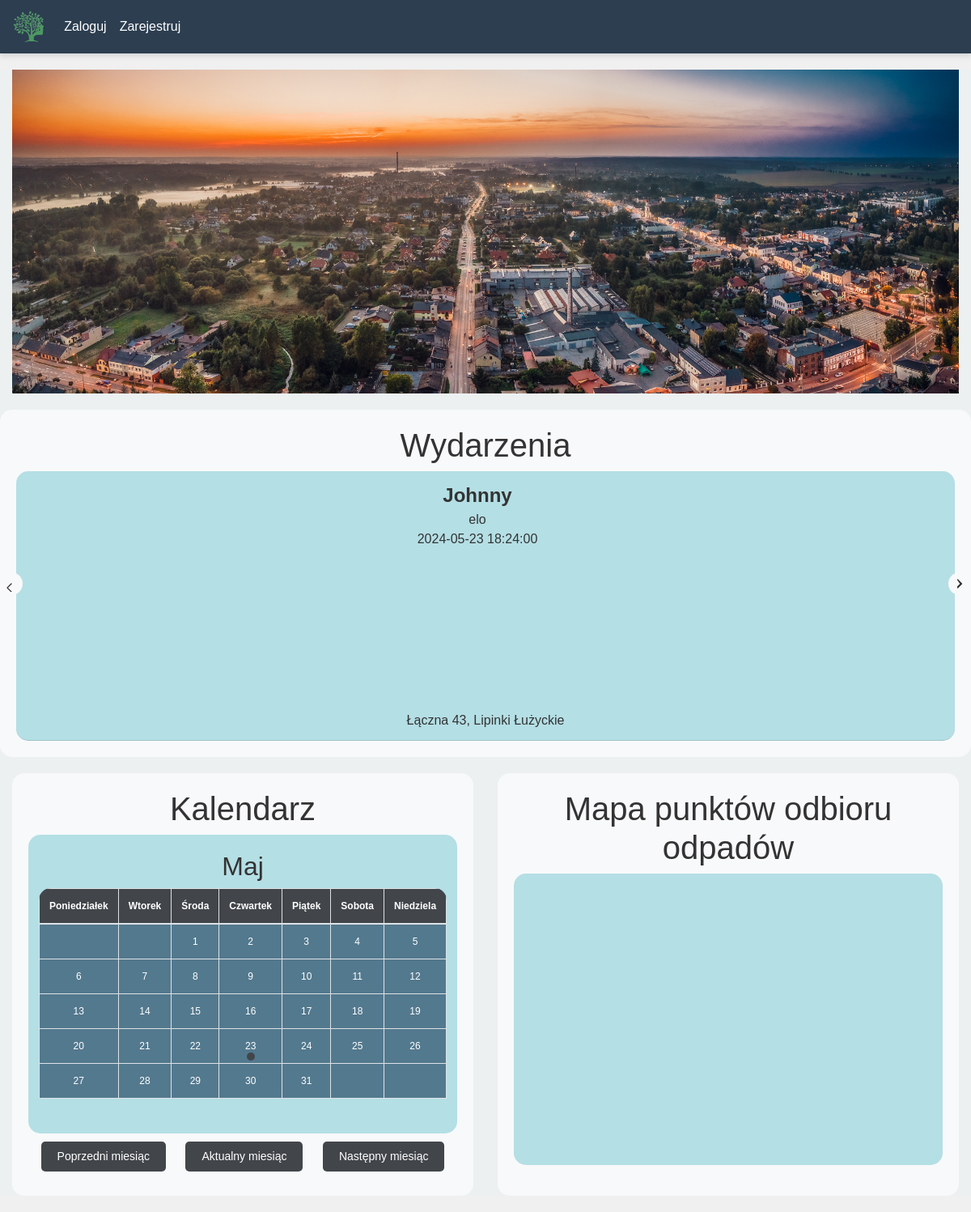
The page / on the database its author committed.
### website/models.py (models this page shows)
class Event(db.Model):
    id = db.Column(db.Integer, primary_key=True)
    data = db.Column(db.String(10000))
    date = db.Column(db.DateTime(timezone=True), default=func.now())
    place = db.Column(db.String(150))
    name = db.Column(db.String(150))
    status = db.Column(db.String(50), default='pending')
    user_id = db.Column(db.Integer, db.ForeignKey('user.id'))

### website/views.py (the view)
@views.route('/', methods=['GET', 'POST'])
def home():
    today = datetime.date.today()
    year = today.year
    month = today.month
    if request.method == 'GET':
        if 'prev_month' in request.args:
            month -= 1
            if month == 0:
                month = 12
                year -= 1
        elif 'next_month' in request.args:
            month += 1
            if month == 13:
                month = 1
                year += 1
    month_events = get_month_events(year, month)
    accepted_month_events = [event for event in month_events if event.status == 'accepted']
    weeks = generate_calendar(year, month, accepted_month_events)
    accepted_events = Event.query.filter_by(status='accepted').all()
    markers = MapMarker.query.all()  # Pobieramy wszystkie znaczniki z bazy danych
    current_month_name = polish_month_names[month]
    return render_template("home.html", calendar=weeks, current_month=current_month_name, user=current_user,
                           accepted_events=accepted_events, markers=markers)

### website/views.py (called while the page is built)
def get_month_events(year, month):
    start_date = datetime.date(year, month, 1)
    end_date = datetime.date(year, month, calendar.monthrange(year, month)[1])
    month_events = Event.query.filter(Event.date.between(start_date, end_date)).all()
    return month_events

def generate_calendar(year, month, month_events):
    cal = calendar.monthcalendar(year, month)
    weeks = []
    for week in cal:
        current_week = []
        for day in week:
            events_for_day = [event for event in month_events if event.date.day == day]
            current_week.append((day, events_for_day))
        weeks.append(current_week)
    return weeks

### website/templates/home.html (shortened to what this page needs)
{% extends "base.html" %}
{% block content %}
<div class="banner"></div>
<div class="row">
    <div class="col-md-12">
        <h1>Wydarzenia</h1>
        <div class="events-wrapper">
            <ul class="list-group list-group-flush" id="Events">
                {% for event in accepted_events %}
                <li class="list-group-item event-item">
                    <div class="event-details">
                        <strong class="event-name">{{ event.name }}</strong><br>
                        <div class="event-description">
                            {{ event.data }}<br>
                            {{ event.date }}<br>
                        </div>
                    </div>
                    <div class="event-location">
                        <div id="map-{{ event.id }}" class="mapa" style="height: 200px"></div>
                         {{ event.place }}<br>
                    </div>
                </li>
                {% endfor %}
            </ul>
            <div class="left-arrow" style="position: absolute; top: 50%; transform: translateY(-50%); left: 0; cursor: pointer;">
                <svg xmlns="http://www.w3.org/2000/svg" width="32" height="32" fill="currentColor" class="bi bi-chevron-left" viewBox="0 0 16 16">
                    <path fill-rule="evenodd" d="M3.646 12.354a.5.5 0 0 1 0-.708l4-4a.5.5 0 0 1 .708.708L4.707 12l3.647 3.646a.5.5 0 0 1-.708.708l-4-4a.5.5 0 0 1 0-.708z"/>
                </svg>
            </div>
            <div class="right-arrow" style="position: absolute; top: 50%; transform: translateY(-50%); right: 0; cursor: pointer;">
                <svg xmlns="http://www.w3.org/2000/svg" width="32" height="32" fill="currentColor" class="bi bi-chevron-right" viewBox="0 0 16 16">
                    <path fill-rule="evenodd" d="M5.646 12.354a.5.5 0 0 0 .708 0l4-4a.5.5 0 0 0 0-.708l-4-4a.5.5 0 0 0-.708.708L8.293 8 5.646 10.646a.5.5 0 0 0 0 .708z"/>
                </svg>
            </div>
        </div>
    </div>
</div>
<div class="row">
    <div class="col-md-6">
        {% include 'calendar_home.html' %}
    </div>
    <div class="col-md-6">
        {% include 'maps_home.html' %}
    </div>
</div>
{% endblock %}

### website/templates/base.html (style rules this page uses)
body { background-color: #f0f0f0; color: #333; }

### website/templates/maps_home.html (style rules this page uses)
body { font-family: Arial, sans-serif; margin: 0; padding: 0; }

### rows shown on the page
Event: name "Johnny", data "elo", date "2024-05-23 18:24:00", place "Łączna 43, Lipinki Łużyckie"

### other values the page prints
{{ day }} "1" "2" "3" "4" "5" "6" "7" "8" "9" "10" "11" "12" "13" "14" "15" "16" "17" "18" "19" "20" "21" "22" "23" "24" "25" "26" "27" "28" "29" "30" "31"
